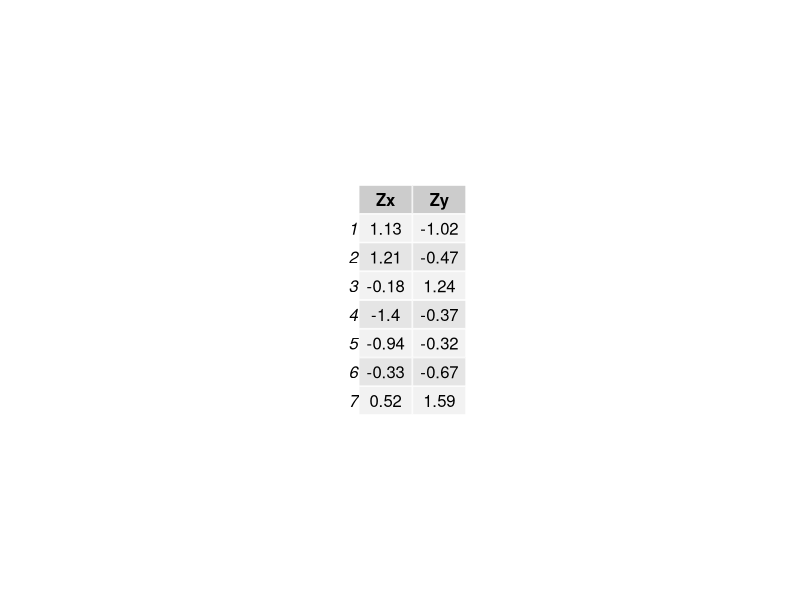
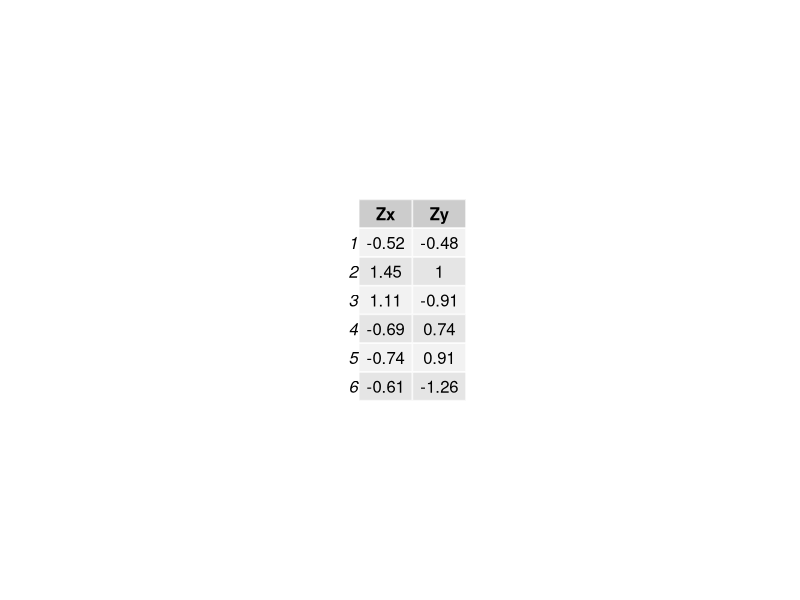
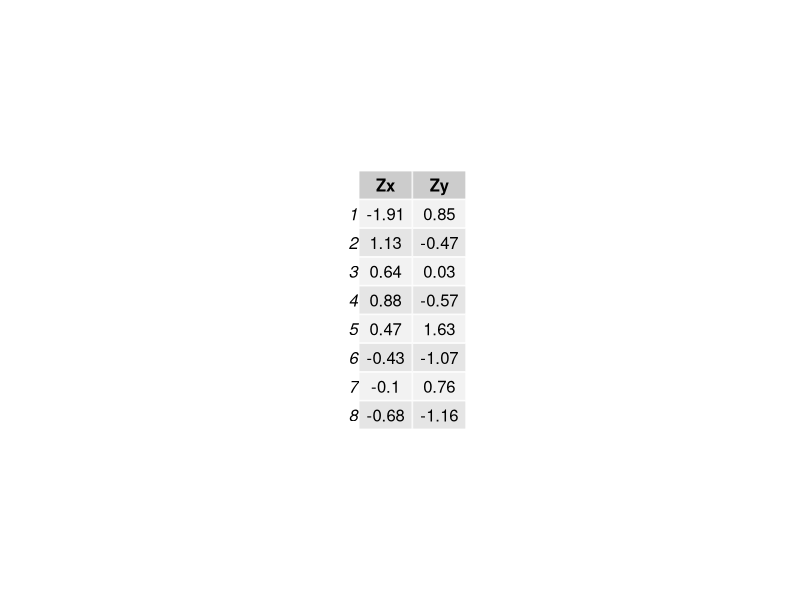
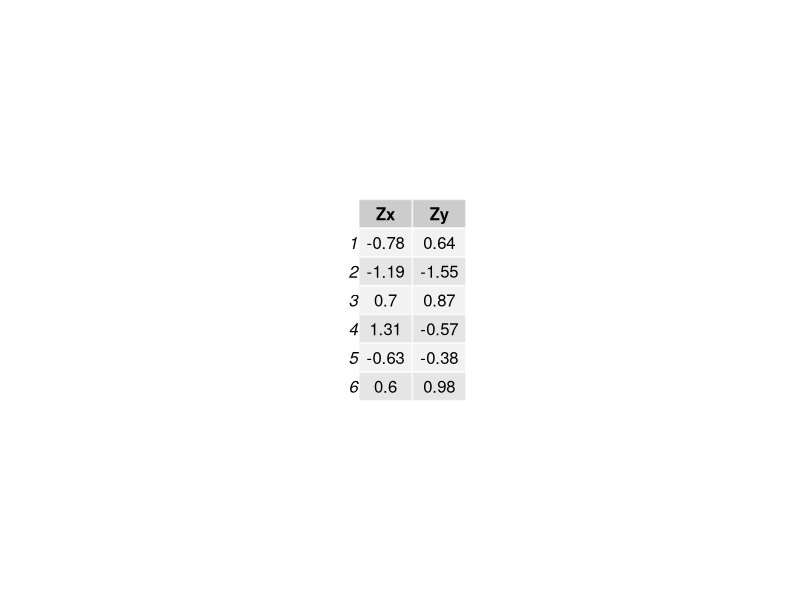
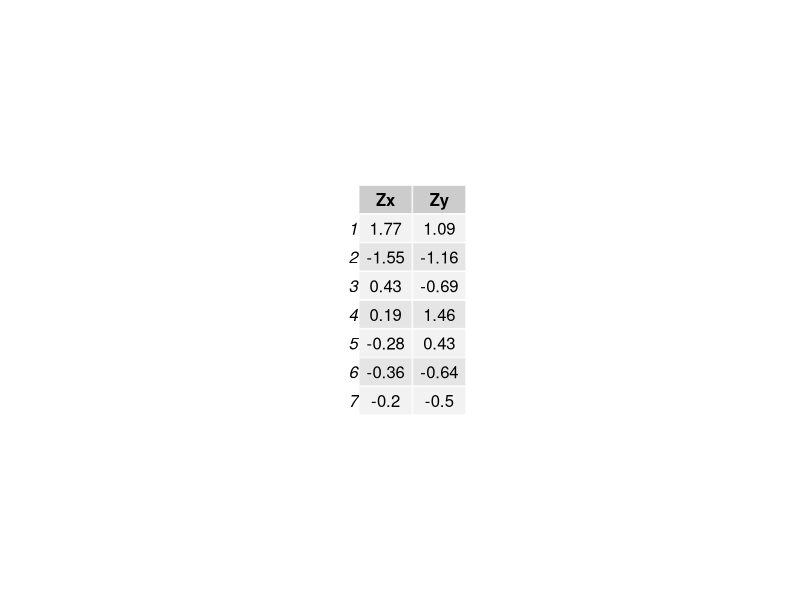
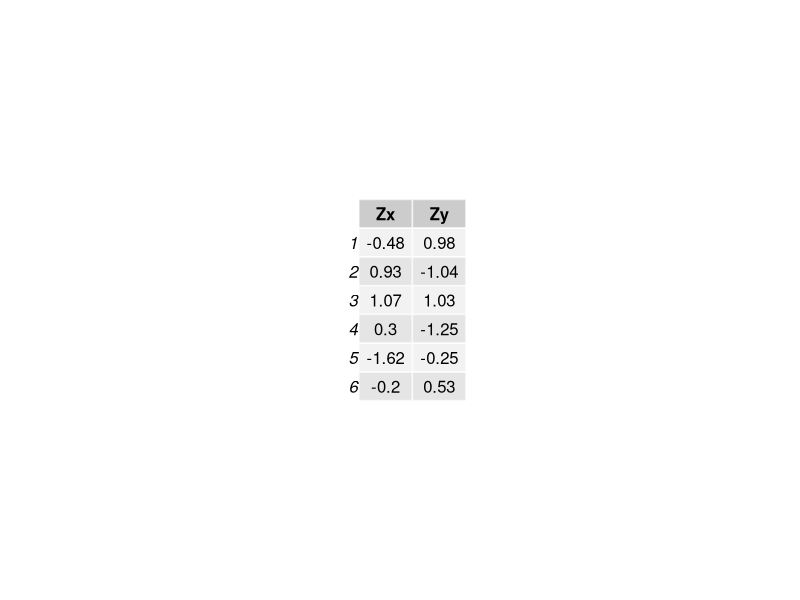
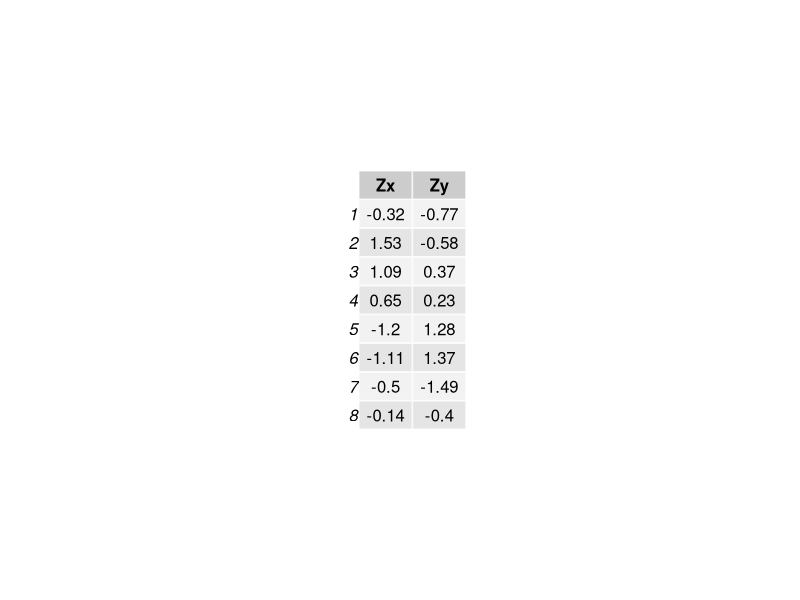
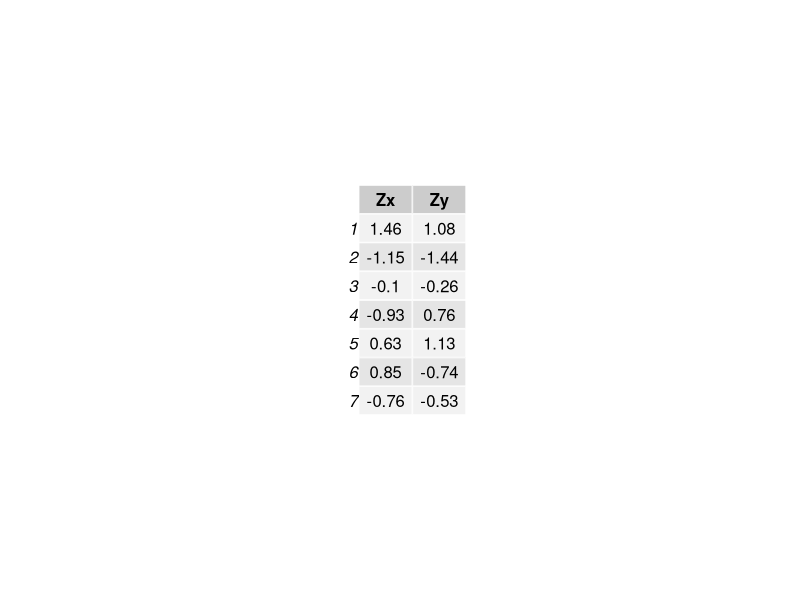

The R source for these figures, in order: (Note: this script raises an error after producing the figures.)
##### CorrMC4 #####
library(gridExtra) # the pacakge needed for this particular question to create multiple grid-level plots in a page
CorrMC4= function(
title = "CorrMC4", # Question-bank title that will be easily viewable in e-learning
n = 200, # Number of questions to generate
type = "MC", # The question type, one of many possible types on e-learning
answers = 5, # Number of answers per MC question
points.per.q = 4, # Number of points the question is worth (on the test)
difficulty = 1, # An easily viewable difficulty level on e-learning
quest.txt1 = "The Z-scores = (X- mean)/SD for two variables X and Y are given above. Calculate the correlation coefficient r between the two variables.", # The above text is static text for the question
digits = 2, # This is the number of decimal places to round off the data
loc.path = "/Users/josephyang/Desktop/School Stuff/STAT 1600/Course Development/Question Generators/Stat1600-QGen/CorrMC4 images/", # This is the local path used to store any randomly generated image files
e.path = "Images/", # This is the path on e-learning used to store any above-implemented image files
hint = "You'll need to follow the last couple steps of calculating correlation coefficients. Pick the closest answer.", # This is a student hint, visible to them during the exam on e-learning
feedback = "r = sum(Zx*Zy)/(n-1)" # This is student feedback, visible after the exam
)
{
param <- c("NewQuestion","ID","Title","QuestionText","Points","Difficulty", "Image",
           rep("Option", answers),"Hint","Feedback") # These are setting row names for the CSV file
questions <- data.frame() # This opens a data frame to store the randomly generated questions below
for(i in 1:n)
{
  ID <- paste(title, i, sep = "-") # The ID of the specific question within the bank, title + question number in the loop
  points <- sample(c(rep(0,answers-1),100),replace=F) # The proportion of points assigned to each possible answer, 1 if correct or 0 if incorrect
  corr.ind <- 7 + which.max(points) # This is the row index of the correct answer
  decis <- sample(6:8, size = 1) # randomly generating the sample size for the question
  X <- sample(80:140, size = decis) # randomly generating values for X variable
  Y <- sample(90:160, size = decis) # randomly generating values for Y variable
  Zx <- round((X-mean(X))/sd(X), digits) # creating the z-scores of X variable
  Zy <- round((Y-mean(Y))/sd(Y), digits) # creating the z-scores of Y variable
  data <- data.frame(Zx, Zy, stringsAsFactors = FALSE) # creating a data frame of z-scores of both X and Y variable in the question
  corr.ans <- round(sum(Zx*Zy)/(decis-1), digits) # This is the correct answer to the question
  up.min <- corr.ans + .1 # This is the minimum value for incorrect answers above the correct answer
  down.max <- corr.ans - .1 # This is the maximum value for incorrect answers below the correct answer
  ans.txt <- sample(if(corr.ans <= -.8){seq(up.min, up.min + 1, 10^-digits)}
                    else{if(corr.ans >= .8){seq(down.max - 1, down.max, 10^-digits)}
                      else{c(seq(down.max - .25, down.max, 10^-digits),
                             seq(up.min, up.min + .25, 10^-digits))}},
                    size = answers) # These are randomly generated incorrect answers.
  content <- c(type, ID, ID, quest.txt1,
               points.per.q, difficulty, paste(e.path, paste(title, i, sep = "-"), ".jpeg", sep = ""),
               points, hint, feedback) # This is collecting a lot of the above information into a single vector
  options <- c(rep("",7), ans.txt, rep("",2)) # This is collecting the incorrect answers above, and indexing them correctly by row
  options[corr.ind] <- corr.ans # This is imputing the correct answer at the appropriate row index
  questions[(1+(9+answers)*i):((9+answers)*(i+1)),1] <- param # This is indexing and storing all the row names
  questions[(1+(9+answers)*i):((9+answers)*(i+1)),2] <- content # Indexing and storing all the content
  questions[(1+(9+answers)*i):((9+answers)*(i+1)),3] <- options # Indexing and storing the answers, both incorrect and correct
  jpeg(filename=paste(loc.path, paste(title, i, sep = "-"), ".jpeg", sep = ""),
       height = 25*nrow(data), width = 60*ncol(data)) # creating the image files in the designated place
  p <- tableGrob(data) # Creating the summary statistics for the graphical item
  grid.arrange(p) # arranging all the summary statistics for the graphical items in one location
  dev.off()
}
questions <- questions[((10+answers)):((9+answers)*(n+1)),] # Storing only what's needed for e-learning upload as a CSV file
write.table(questions, sep=",", file=paste(title, ".csv", sep = ""),
            row.names=F, col.names=F) # Writing the CSV file
}

CorrMC4() # creating the csv file